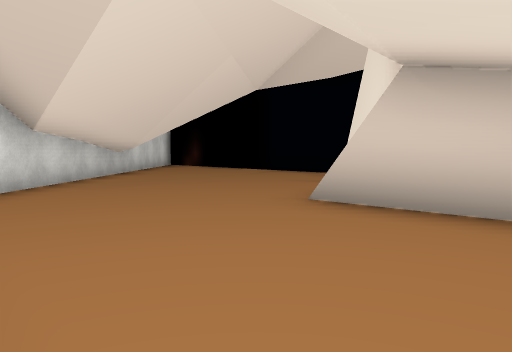
View 1 (above)

24 first-person views from a walk through a 3-D level made in the Unity game engine. The camera is 1.2 m above the floor, tilts 4° down and sees 70° across. Doors are open. The floor is counted in squares, 2 m on a side. Each view is taken from the middle of a square. On the plan, view 1 faces up. The plan holds only what a view shows up to about 10 squares ahead; the rest is blank. The place goes on beyond the plan. The player character is not drawn. Some animated figures are not drawn. Some surface patterns are stand-ins.

View 2
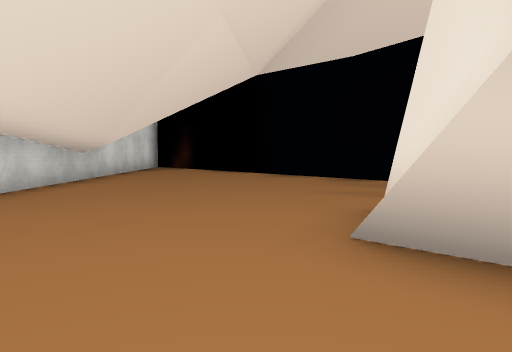

View 3
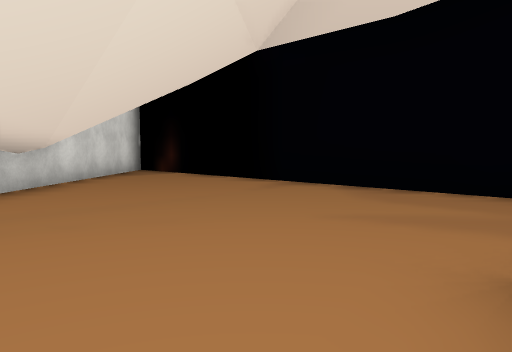

View 4
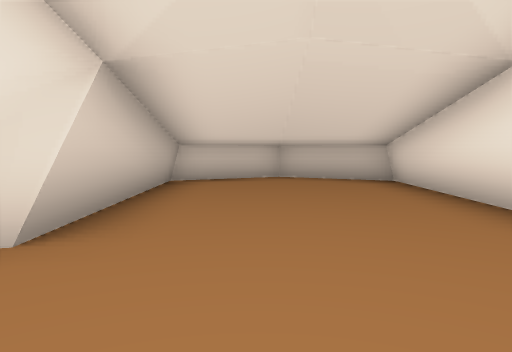

View 5
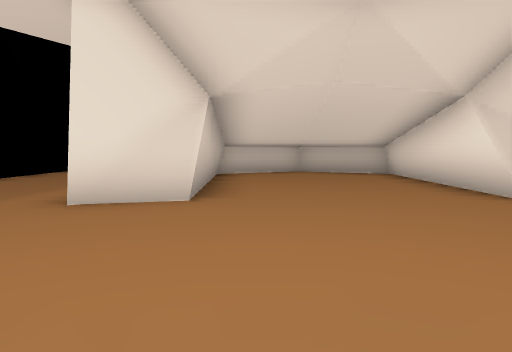

View 6
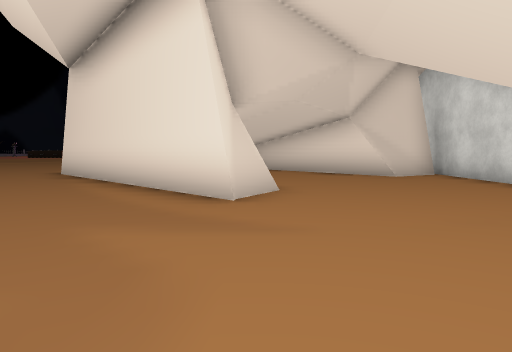

View 7
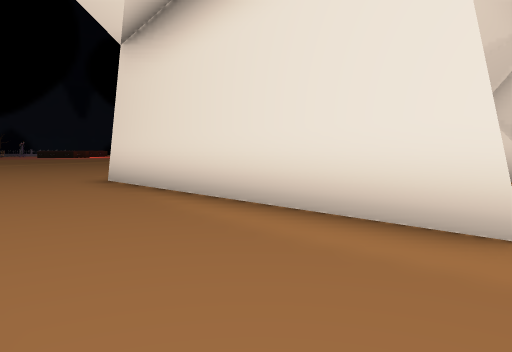

View 8
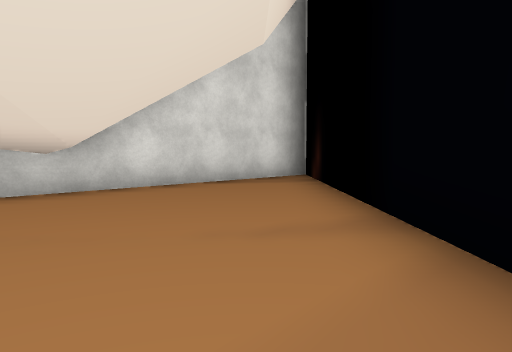

View 9
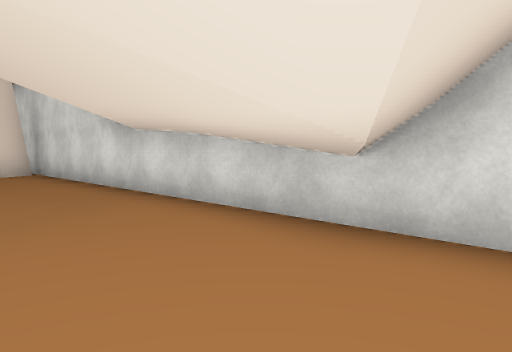

View 10
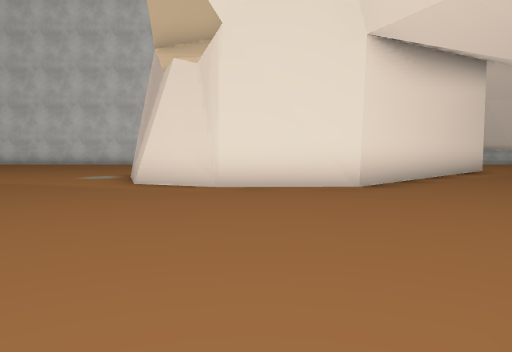

View 11
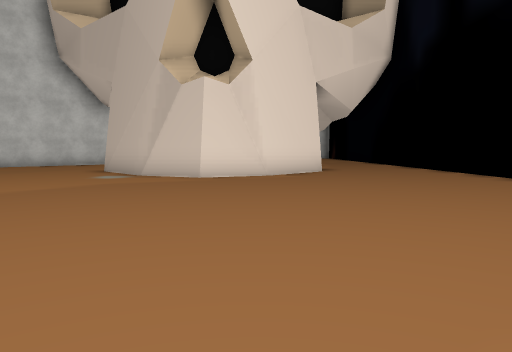

View 12
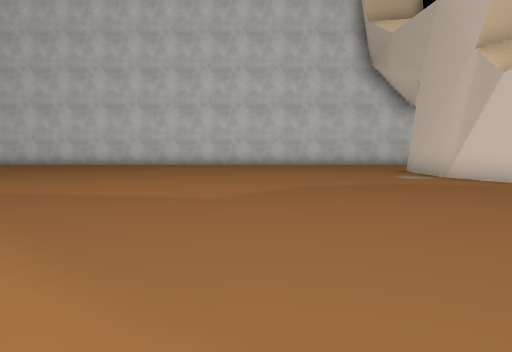

View 13
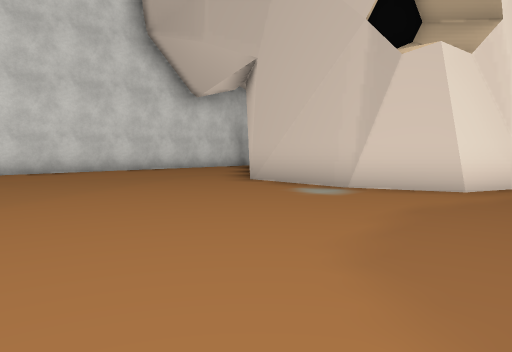

View 14
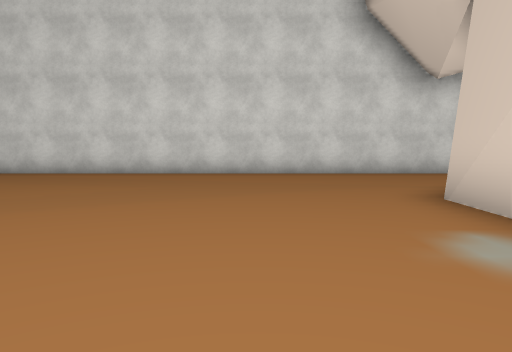

View 15
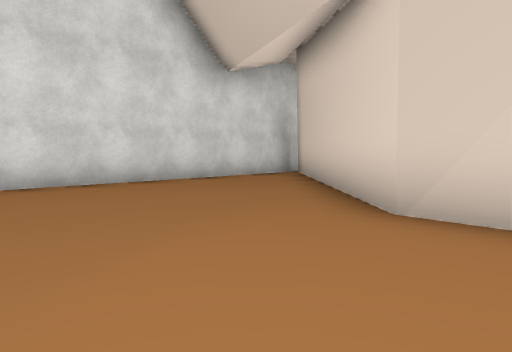

View 16
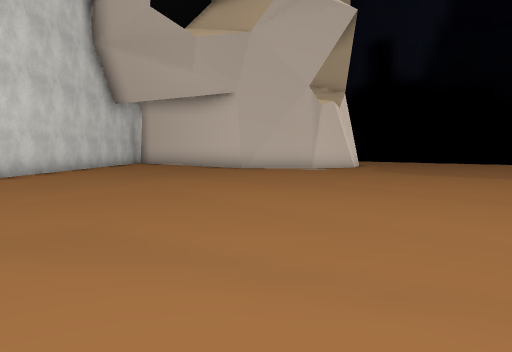

View 17
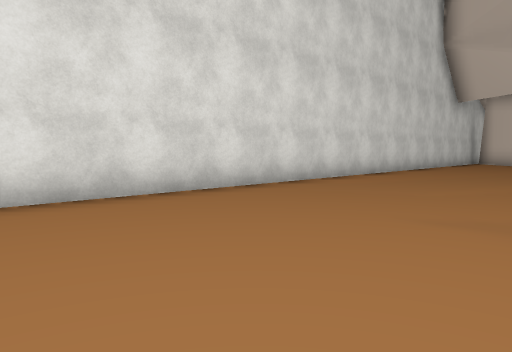

View 18
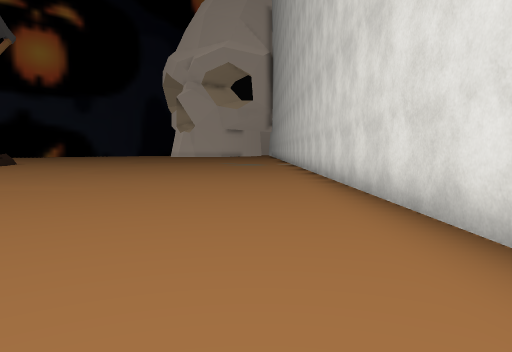

View 19
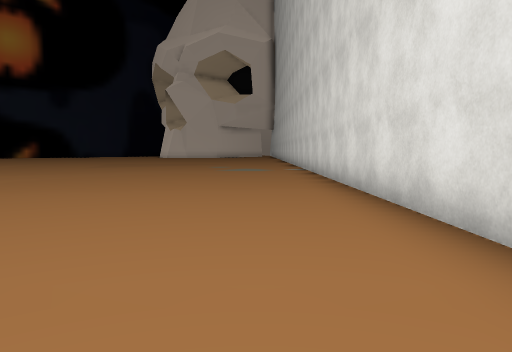

View 20
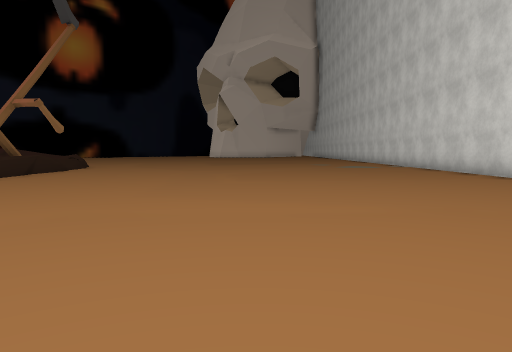

View 21
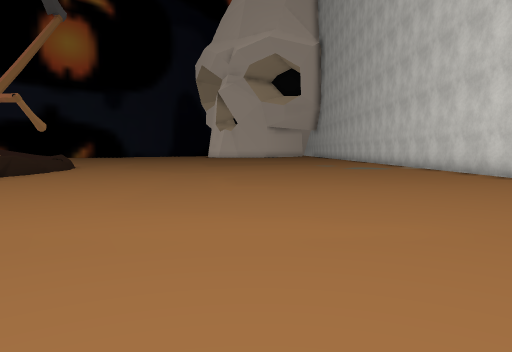

View 22
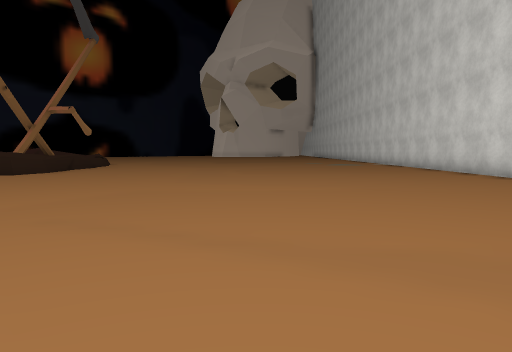

View 23
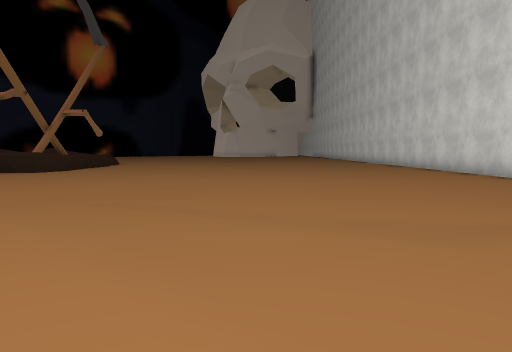

View 24
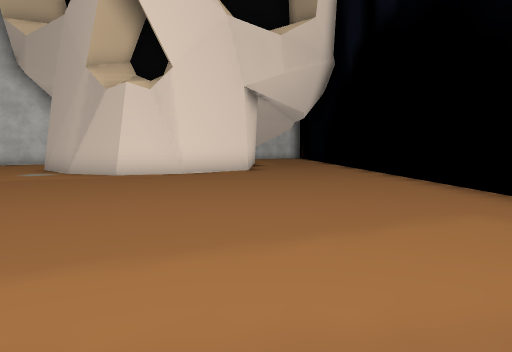

### Floor plan
Points are (right, up) in squares from view 1. A wall is a line through its corners. A room is listed if a view was taken in it or the views show most of it. See-through windows are left out.
Room 1 (views 1, 2, 3, 4, 5, 6, 7, 8, 9)
walls: (0.8, 4.2) (1.5, 5.4); (0.9, 4) (1.3, 4.6) (1.4, 5.6) (5.9, 0.9); (2.7, 9) (2, 9.8); (-1.9, 1.4) (1.1, -1.9) (3.5, -1.3) (4.2, 1.2) (0.7, 4.4); (-2.6, 0.9) (-1.7, 1.4); (-3.3, 0.9) (-2.1, 1); (-2.2, 14) (-2.6, 14.3); (-3.6, 14.5) (-3.6, 1)
low walls: (0.7, 4.4) (1.4, 5.6); (-2.7, 1) (-1.9, 1.4); (-3.3, 0.9) (-2.1, 1.6)
ways out: opening at (7.5, 2.5) to room 2
Room 2 (views 10, 11, 12, 13, 14, 15, 16, 17, 18, 19, 20, 21, 22, 23, 24)
walls: (6, -1.5) (5.4, -3) (4, -3.6) (3.8, -3.7) (1.4, -3.6) (-3.3, 0.9); (5.9, 0.9) (6, -1.6) (5.7, -1.9); (-3.6, 1) (-3.6, -26)
low walls: (7.7, -21.6) (7.9, -20.8); (7.6, -24) (7.7, -23.5)
ways out: opening at (7.5, 2.5) to room 1

Positions as (right, up) in squares from view 1, and headings:
1: (0, 0), facing up
2: (0, 2), facing up
3: (0, 4), facing up
4: (-2, 5), facing down-right
5: (-3, 7), facing down-right
6: (1, 10), facing down
7: (3, 8), facing down
8: (2, 8), facing up-left
9: (-1, 11), facing down-left
10: (12, -1), facing left
11: (12, -8), facing up-left
12: (12, -8), facing left
13: (7, -9), facing up-left
14: (6, -6), facing left
15: (3, -7), facing up-left
16: (2, -16), facing up
17: (1, -17), facing up-left
18: (-2, -12), facing down
19: (-2, -16), facing down
20: (2, -14), facing down
21: (2, -15), facing down
22: (2, -12), facing down
23: (2, -11), facing down
24: (14, -7), facing up-left
